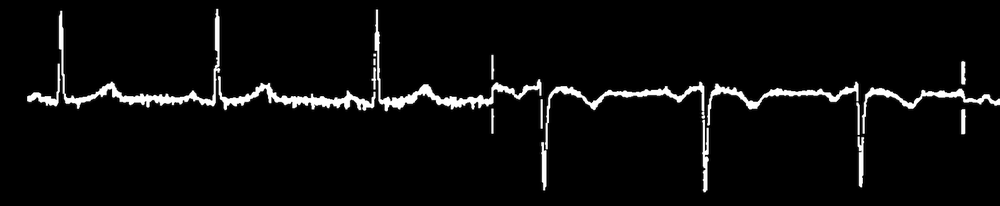
#> input picture ECGSignalSnip.png, 1000 x 206 px, shrunk from 1590 x 328 before the run
$ python playground.py
#> lines starting #> are read from the running program, lines starting #| are printed output that depends on the picture; after the words box and inside, x2 and y2 are one past the last pixel; in counts of white or black regions, pixels touching at a corner belong together
import cv2
import numpy as np
from PIL import Image
from PIL import EpsImagePlugin
import pytesseract
import math
import re
import time
import timeit #@@TODO Check efficiency through this library

start = time.time()

digitize = cv2.imread('ECGSignalSnip.png') #Black background and white signal. So black pixel is [0 0 0] and white is some value greater than 200 probably. It ranges from [13 12 13] to [255 255 255]. Probably keep some high value to eliminate the noise on the edges of the signal skeleton. Or it is probably better better to use white background and black pixels ...
#> digitize is the input picture: shape (206, 1000, 3); mean B, G, R 11.2, 11.2, 11.2
digitize = cv2.bitwise_not(digitize)
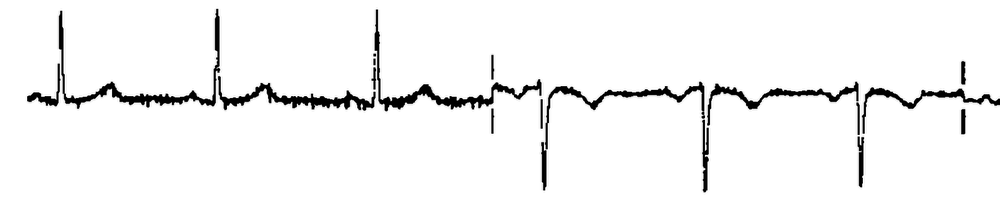
#> digitize: shape (206, 1000, 3); mean B, G, R 243.8, 243.8, 243.8
gray = cv2.cvtColor(digitize, cv2.COLOR_BGR2GRAY) #Much faster. Takes 2.5s in single channel as compared to 27.9s in 3 channels image
cv2.imwrite('SingleChannelSignal.png', gray)
start = time.time()
thresholdValue = 10 #Will split the pixel to black or white based on this
maxNoPeakLength = 20 #Maximum diiference that will tell no peak otherwise a peak. If less than this then no peak
for i in range(gray.shape[1]): #Column by column scanning
    gray[:, i] = (gray[:, i]>thresholdValue) * 255 #Thresholding. All pixels > thresholdValue are converted to white and rest to black
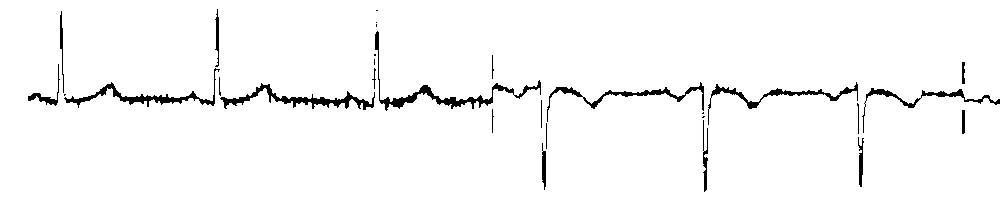
#> gray: shape (206, 1000); 97% white; 29 black regions (8 under 20 px), largest, box (x1, y1, x2, y2) and area: (375, 31, 541, 111) 1087, (220, 83, 375, 110) 969, (64, 68, 220, 108) 846

cv2.imwrite('AfterSigThresholding.png', gray)

end = time.time()
print('Time elapsed', end - start)
print('Shape of sig', gray.shape)
#| Shape of sig (206, 1000)

cv2.imwrite('NewSig.png', gray)

peakFinder = []
peaks = []

gray = cv2.imread('AfterSigThresholding.png')
gray = cv2.cvtColor(gray, cv2.COLOR_BGR2GRAY) #necessary to always convert when you read from imread. IMREAD automatically makes it 3 channels
maxNoPeakLength = 50.0
kernel = np.ones((3,3),np.uint8)
gray=cv2.dilate(cv2.bitwise_not(gray),kernel,iterations=1)
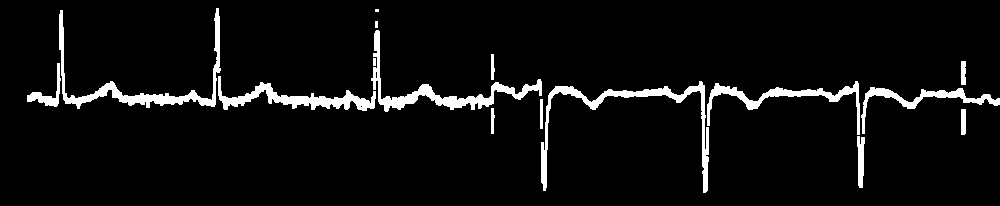
#> gray: shape (206, 1000); 5.6% white; 16 white regions (1 under 20 px), largest, box (x1, y1, x2, y2) and area: (541, 81, 709, 193) 2070, (59, 8, 221, 109) 2052, (371, 30, 542, 112) 1969
gray = cv2.bitwise_not(gray) #Dilating to join the whole signal. Otherwise some column will exist without any black pixels
for i in range(gray.shape[1]):
    Xup = None
    Xdn = None #Will take negative value of this as pixels are flipped here
    #Xdn is negative but referes to to the down edge of image[Xdn, i] whereas Xup refers to upper edge
    #Assuming no stray pixels other than our signal. That is all black pixels are joined together.
    Xup = np.argmin(gray[:, i]) #First occurence of black pixel
    Xdn = -np.argmin(np.flip(gray[:, i], axis = 0)) #Last occurence of black pixel
    if (math.fabs(Xup - (Xdn + gray.shape[0])) < maxNoPeakLength and Xdn is not None and Xup is not None): #Adding coz Xdn is literally negative
        gray[Xup: Xdn, i] = 0 #Joins signals if there is atleast one black pixel in the column
    elif (np.count_nonzero(gray[:, i]==0) > 0):
        peakFinder.append(i)
#> this loop made 1000 passes
#> (Xup, Xdn) on passes 1 to 3: (0, 0), (0, 0), (0, 0)
#> gray: shape (206, 1000); 94.4% white; 13 black regions (1 under 20 px), largest, box (x1, y1, x2, y2) and area: (59, 8, 542, 112) 5718, (541, 81, 709, 193) 2072, (857, 87, 1000, 188) 1389
#> after the loop, peakFinder = 45 values from 59 to 965

kernel = np.ones((2, 2), np.uint8)
gray = cv2.erode(cv2.bitwise_not(gray), kernel, iterations = 1)
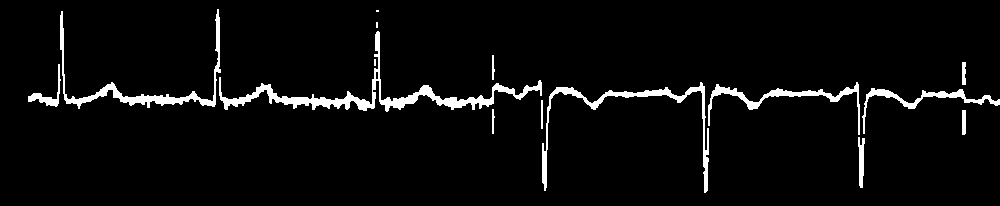
#> gray: shape (206, 1000); 4.4% white; 15 white regions (3 under 20 px), largest, box (x1, y1, x2, y2) and area: (219, 31, 542, 112) 2953, (60, 9, 221, 109) 1610, (542, 82, 709, 193) 1594
gray = cv2.bitwise_not(gray)
cv2.imwrite('feeder.png', gray)
for i in range(gray.shape[1]):
    Xup = None
    Xdn = None
    Xup = np.argmin(gray[:, i])
    Xdn = -np.argmin(np.flip(gray[:, i], axis = 0))

    if (math.fabs(Xup - (Xdn + gray.shape[0]))<maxNoPeakLength):
        gray[Xup: Xdn, i] = 255  #Whiten all except
        gray[(Xup + gray.shape[0] + Xdn)//2, i] = 0  #the average
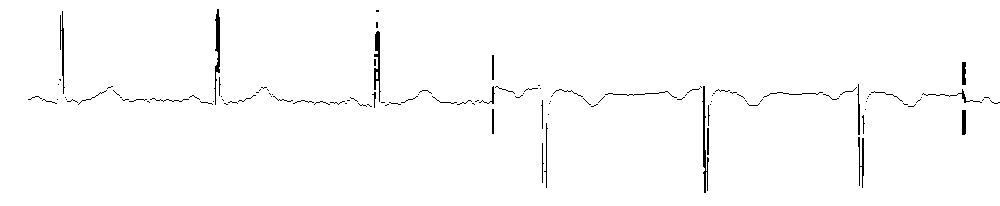
#> gray: shape (206, 1000); 98.7% white; black in thin lines or dots, all inside (x1, y1, x2, y2) = (28, 9, 1000, 193)

counter = 0
print('PeakFinder', peakFinder)
#> (printed output is left out)
print('\n')
for peakColumn in peakFinder:
    counter += 1
    #gray[:, peakColumn] = 127
    Xup = None
    Xdn = None
    Xup = np.argmin(gray[:, peakColumn]) #First occurence of black pixel
    Xdn = -np.argmin(np.flip(gray[:, peakColumn], axis = 0)) #Last occurence of black pixel
    XupNext = None
    XdnNext = None
    XupNext = np.argmin(gray[:, peakColumn + 1])
    XdnNext = -np.argmin(np.flip(gray[:, peakColumn + 1], axis = 0))
    #print('For peak column', peakColumn); print('XupNext and XdnNext are', XupNext, XdnNext); print('Sum NEXT IS', math.fabs(XupNext + XdnNext)); #print('Xup and Xdn are', Xup, Xdn); print('Sum SAME is', math.fabs(Xup + Xdn))
    #print(math.fabs(XupNext + XdnNext) < maxNoPeakLength)
    if (math.fabs(XupNext - (XdnNext + gray.shape[0])) < maxNoPeakLength): #peak completed
        peaks.append((peakColumn - counter + 1, peakColumn)) #Tuple as a peak coz it should be immutable
        counter = 0
#> this loop made 45 passes
#> (peakColumn, Xup, Xdn, XupNext, XdnNext) on passes 1 to 12: (59, 79, -126, 15, -125), (60, 15, -125, 30, -175), (61, 30, -175, 11, -130), (62, 11, -130, 28, -112), (63, 28, -112, 87, -118), (214, 88, -117, 19, -101), (215, 19, -101, 14, -125), (216, 14, -125, 9, -134), (217, 9, -134, 9, -133), (218, 9, -133, 17, -110), (219, 17, -110, 84, -121), (373, 94, -111, 54, -98)
#> peakColumn on passes 28 to 33: 702, 703, 704, 705, 706, 707


print(peaks)
#| [(59, 60), (61, 63), (214, 219), (373, 379), (491, 493), (494, 494), (540, 540), (541, 542), (545, 546), (702, 705), (706, 708), (857, 859), (861, 863), (961, 965)]
cleanedPeaks = []
#BUG BUSTING
#@@TODO Remove those ridiculous math.fabs statements, those print statements, those those Xup and Xdn. Find out why 91 or other such columns are getting appended.

for peak in peaks:
    if peak[0] != peak[1]:
        cleanedPeaks.append(peak)
#> this loop made 14 passes
#> peak on passes 1 to 12: (59, 60), (61, 63), (214, 219), (373, 379), (491, 493), (494, 494), (540, 540), (541, 542), (545, 546), (702, 705), (706, 708), (857, 859)
        #gray[:, peak[0]] = 127
        #gray[:, peak[1]] = 127

print(" \n \n \n \n "); print(cleanedPeaks)

for val in cleanedPeaks:
    #im = gray[:, val[0]: val[1]] #Part of the image with only peaks
    for j in range(gray.shape[0]): #Row wise processing

        Xup = np.argmin(gray[j, val[0]: val[1]  + 1]) #All columns but one row. Exactly opposite as before
        Xdn = -np.argmin(np.flip(gray[j, val[0] : val[1] + 1], axis = 0))
        if (np.count_nonzero(gray[j, Xup + val[0]: Xdn + val[1] + 1] == 0)): #Checking only between the regions
            gray[j, Xup + val[0]: Xdn + val[1] + 1] = 255 #White them except the edges as done below
            gray[j, Xup + val[0]] = 0
            gray[j, Xdn  + val[1]] = 0
#> this loop made 12 passes
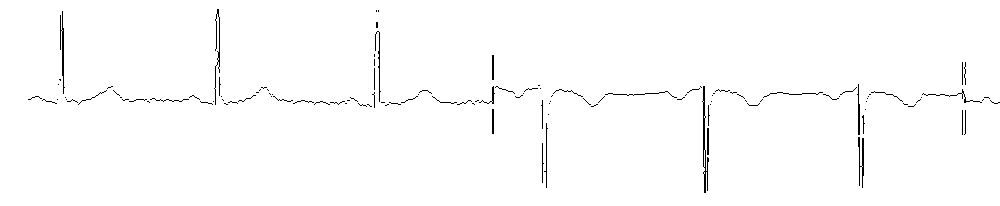
#> gray: shape (206, 1000); 98.8% white; black in thin lines or dots, all inside (x1, y1, x2, y2) = (28, 9, 1000, 193)


end = time.time()
cv2.imwrite('NewSig.png', gray)
print('Time taken: ', end - start)
